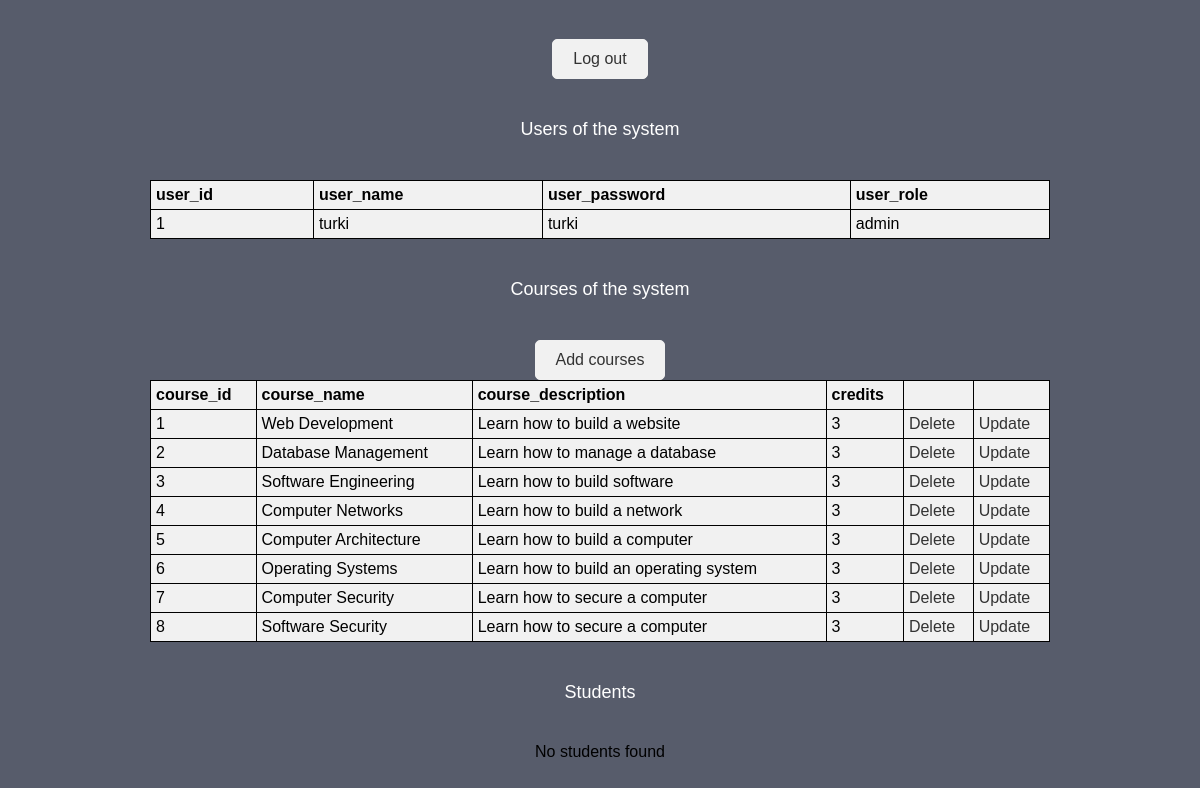
The app's page /admin.php with its own data.
### tables this page shows
CREATE TABLE users(
    user_id INT(11) NOT NULL AUTO_INCREMENT PRIMARY KEY,
    user_name VARCHAR(255) NOT NULL,
    user_email VARCHAR(255) NOT NULL,
    user_password VARCHAR(255) NOT NULL,
    user_role VARCHAR(255) NOT NULL
);

CREATE TABLE course(
    course_id INT(11) NOT NULL AUTO_INCREMENT PRIMARY KEY,
    course_name VARCHAR(255) NOT NULL,
    course_description VARCHAR(255) NOT NULL,
    course_credits INT(11) NOT NULL
);

### operations.php (called while the page is built, shortened)
<?php
require 'db.php';
class Operations extends DBConfig{
    public $conn;
    protected $servername;
    protected $username;
    protected $password;
    protected $dbname;
    public function __construct(){
        $dbParam = new DBConfig();
        $this->servername = $dbParam->servername;
        $this->username = $dbParam->username;
        $this->password = $dbParam->password;
        $this->dbname = $dbParam->dbname;
    }
    public function dbConnect(){
        try{
            $this->conn = new mysqli($this->servername, $this->username, $this->password, $this->dbname);
            if(mysqli_connect_errno()){
                throw new Exception("Could not connect to database" . mysqli_connect_error());
            }else{
                return true;
            }
        }catch(Exception $e){
            throw new Exception($e->getMessage());
        }
    }
    public function retrieveUsers(){
        try{
            $sql = "SELECT * FROM users ";
            $result = $this->conn->query($sql);
            if($result->num_rows > 0){
                return $result;
            }else{
                throw new Exception("No users found");
            }
        }catch(Exception $e){
            throw new Exception($e->getMessage());
        }
    }
    public function retrieveCourses(){
        try{
            $sql = "SELECT * FROM course";
            $result = $this->conn->query($sql);
            if($result->num_rows > 0){
                return $result;
            }else{
                throw new Exception("No courses found");
            }
        }catch(Exception $e){
            throw new Exception($e->getMessage());
        }
    }
}
?>

### db.php (called while the page is built, shortened)
<?php
class DBConfig{
    public function __construct(){
        $this->servername = "localhost";
        $this->username = "root";
        $this->password = "";
        $this->dbname = "SIS";
    }
}
?>

### admin.php (the view, shortened to what this page needs)
<!DOCTYPE html>
<html lang="en">
<head>
    <link rel="stylesheet" href="style.css">
</head>
<body>
    <ul>
        <li><a href="logout.php" >Log out</a></li>
    </ul>
    <span class="span-style">Users of the system</span>
    <?php
            include_once 'operations.php';
            $operations = new Operations();
            $operations->dbConnect();
            try{
                $result = $operations->retrieveUsers();
                if($result->num_rows > 0){
                    echo "<table>";
                    echo "<tr>";
                    echo "<th>user_id</th>";
                    echo "<th>user_name</th>";
                    echo "<th>user_password</th>";
                    echo "<th>user_role</th>";
                    echo "</tr>";
                    echo "<tr>";
                    while($row = $result->fetch_assoc() ){
                        echo "<td>".$row['user_id']."</td>";
                        echo "<td>".$row['user_name']."</td>";
                        echo "<td>".$row["user_password"]."</td>";
                        echo "<td>".$row["user_role"]."</td>";
                        echo "</tr>";
                    }
                    echo "</table>";
                }else{
                    echo "No users found";
                }
            }catch(Exception $e){
                echo $e->getMessage();
            }
        ?>
        <span class="span-style">Courses of the system</span>
            <ul>
                <li><a href="add.php">Add courses</a></li>
            </ul>
        <?php
            try{
                $result = $operations->retrieveCourses();
                if($result->num_rows > 0){
                    echo "<table>";
                    echo "<tr>";
                    echo "<th>course_id</th>";
                    echo "<th>course_name</th>";
                    echo "<th>course_description</th>";
                    echo "<th>credits</th>";
                    echo "<th></th>";
                    echo "<th></th>";
                    echo "</tr>";
                    echo "<tr>";
                    while($row = $result->fetch_assoc() ){
                        echo "<td>".$row['course_id']."</td>";
                        echo "<td>".$row['course_name']."</td>";
                        echo "<td>".$row["course_description"]."</td>";
                        echo "<td>".$row["course_credits"]."</td>";
                        echo "<td><a href='delete.php?course_id=".$row['course_id']."'>Delete</a></td>";
                        echo "<td><a href='update.php?course_id=".$row['course_id']."'>Update</a></td>";
                        echo "</tr>";
                    }
                    echo "</table>";
                }else{
                    echo "No courses found";
                }
            }catch(Exception $e){
                echo $e->getMessage();
            }
        ?>
        <span class="span-style">Students</span>
        <?php
            try{
                $result = $operations->retrieveStudents();
                if($result->num_rows > 0){
                    echo "<table>";
                    echo "<th>student_id</th>";
                    echo "<th>student_name</th>";
                    echo "<th>student_email</th>";
                    echo "<th>student_password</th>";
                    echo "<th></th>";
                    echo "<th></th>";
                    echo "</tr>";
                    echo "<tr>";
                    while($row = $result->fetch_assoc() ){
                        echo "<td>".$row['user_id']."</td>";
                        echo "<td>".$row['user_name']."</td>";
                        echo "<td>".$row["user_email"]."</td>";
                        echo "<td>".$row["user_password"]."</td>";
                        echo "<td> <a href='delete_user.php?user_id=".$row['user_id']."'>Delete</a></td>";
                        echo "<td> <a href='enroll.php?user_id=".$row['user_id']."'>Enroll</a></td>";
                        echo "</tr>";
                    }
                    echo "</table>";
                }else{
                    echo "No students found";
                }
            }catch(Exception $e){
                echo $e->getMessage();
            }
        ?>
</body>
</html>

### style.css (style rules this page uses)
* { margin: 0; padding: 0; box-sizing: border-box; font-family: 'Poppins', sans-serif; }
body { background: #575c6b; display: flex; justify-content: center; align-items: center; min-height: 100vh; flex-direction: column; }
ul { list-style: none; display: flex; justify-content: center; flex-direction: row; }
a { text-decoration: none; color: #333; }
li { margin: 0 10px; border: 1px solid #f1f1f1; padding: 10px 20px; border-radius: 5px; background-color: #f1f1f1; }
.span-style { font-size: 18px; font-weight: 300; text-align: center; margin-bottom: 40px; color: white; margin-top: 40px; }

### admin.php (style rules this page uses)
table, th, td { border: 1px solid black; }
table { border-collapse: collapse; }
th, td { padding: 5px; }
th { text-align: left; }
table { width: 75%; }
th,tr,td { background-color: #f1f1f1;color: black; }

### records on screen
users: user_id "1", user_name "turki", user_password "turki", user_role "admin"
course: course_id "1", course_name "Web Development", course_description "Learn how to build a website", course_credits "3"
course: course_id "2", course_name "Database Management", course_description "Learn how to manage a database", course_credits "3"
course: course_id "3", course_name "Software Engineering", course_description "Learn how to build software", course_credits "3"
course: course_id "4", course_name "Computer Networks", course_description "Learn how to build a network", course_credits "3"
course: course_id "5", course_name "Computer Architecture", course_description "Learn how to build a computer", course_credits "3"
course: course_id "6", course_name "Operating Systems", course_description "Learn how to build an operating system", course_credits "3"
course: course_id "7", course_name "Computer Security", course_description "Learn how to secure a computer", course_credits "3"
course: course_id "8", course_name "Software Security", course_description "Learn how to secure a computer", course_credits "3"

### other values on screen
$e->getMessage() "No students found"
